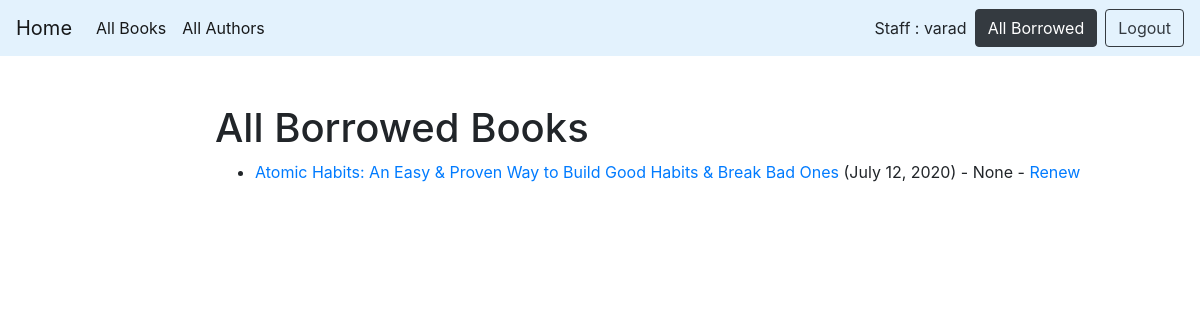
Page /catalog/borrowed/ (signed in) on the committed database.
### catalog/models.py (models this page shows, shortened)
class BookInstance(models.Model):
    id = models.UUIDField(primary_key=True, default=uuid.uuid4,
                          help_text="Unique ID for this particular book across whole library")
    book = models.ForeignKey('Book', on_delete=models.SET_NULL, null=True)
    imprint = models.CharField(max_length=200)
    due_back = models.DateField(null=True, blank=True)
    borrower = models.ForeignKey(User, on_delete=models.SET_NULL, null=True, blank=True)
    @property
    def is_overdue(self):
        if self.due_back and date.today() > self.due_back:
            return True
        return False
    LOAN_STATUS = (
        ('d', 'Maintenance'),
        ('o', 'On loan'),
        ('a', 'Available'),
        ('r', 'Reserved'),
    )
    status = models.CharField(
        max_length=1,
        choices=LOAN_STATUS,
        blank=True,
        default='d',
        help_text='Book availability')
    class Meta:
        ordering = ['due_back']
        permissions = (("can_mark_returned", "Set book as returned"),)

class Book(models.Model):
    title = models.CharField(max_length=200)
    author = models.ForeignKey('Author', on_delete=models.SET_NULL, null=True)
    summary = models.TextField(max_length=1000, help_text="Enter a brief description of the book")
    isbn = models.CharField('ISBN', max_length=13,
                            help_text='13 Character <a href="https://www.isbn-international.org/content/what-isbn'
                                      '">ISBN number</a>')
    genre = models.ManyToManyField(Genre, help_text="Select a genre for this book")
    language = models.ForeignKey('Language', on_delete=models.SET_NULL, null=True)
    def display_genre(self):
        """Creates a string for the Genre. This is required to display genre in Admin."""
        return ', '.join([genre.name for genre in self.genre.all()[:3]])
    display_genre.short_description = 'Genre'

### catalog/views.py (the view)
# urls.py: path(r'borrowed/', views.LoanedBooksAllListView.as_view(), name='all-borrowed'),  # Added for challenge
class LoanedBooksAllListView(PermissionRequiredMixin, generic.ListView):
    model = BookInstance
    permission_required = 'catalog.can_mark_returned'
    template_name = 'catalog/bookinstance_list_borrowed_all.html'
    paginate_by = 10
    def get_queryset(self):
        return BookInstance.objects.filter(status__exact='o').order_by('due_back')

### catalog/templates/catalog/bookinstance_list_borrowed_all.html
{% extends "base.html" %}
{% block content %}
    <h1>All Borrowed Books</h1>
    {% if bookinstance_list %}
    <ul>
      {% for bookinst in bookinstance_list %}
      <li class="{% if bookinst.is_overdue %}text-danger{% endif %}">
        <a href="{% url 'book-detail' bookinst.book.pk %}">{{bookinst.book.title}}</a> ({{ bookinst.due_back }}) {% if user.is_staff %}- {{ bookinst.borrower }}{% endif %} {% if perms.catalog.can_mark_returned %}- <a href="{% url 'renew-book-librarian' bookinst.id %}">Renew</a>  {% endif %}
      </li>
      {% endfor %}
    </ul>
    {% else %}
      <p>There are no books borrowed.</p>
    {% endif %}
{% endblock %}

### catalog/templates/base.html (shortened to what this page needs)
<!DOCTYPE html>
<html lang="en">
<head>
  <link rel="stylesheet" href="https://stackpath.bootstrapcdn.com/bootstrap/4.1.3/css/bootstrap.min.css">
  {% load static %}
  <link rel="stylesheet" href="{% static 'css/styles.css' %}">
</head>
<body>
<nav class="navbar navbar-expand-lg navbar-light" style="background-color: #e3f2fd;">
  <a class="navbar-brand" href="{% url 'index' %}">Home</a>
  <div class="collapse navbar-collapse" id="navbarSupportedContent">
    <ul class="navbar-nav mr-auto">
      <li class="nav-item active">
        <a class="nav-link" href="{% url 'books' %}">All Books <span class="sr-only">(current)</span></a>
      </li>
      <li class="nav-item active">
        <a class="nav-link" href="{% url 'authors' %}">All Authors <span class="sr-only">(current)</span></a>
      </li>
    </ul>
    {% if user.is_authenticated and not user.is_staff %}
      <div class="mr-sm-2"> User: {{ user.get_username }} </div>
      <a class="btn btn btn-dark mr-sm-2" href="{% url 'my-borrowed' %}" role="button">My Borrowed</a>
      <a class="btn btn-outline-dark my-2 my-sm-0" href="{% url 'logout'%}?next={{request.path}}" role="button">Logout</a>
    {% elif user.is_staff and user.is_authenticated %}
    <div class="mr-sm-2"> Staff : {{ user.get_username }} </div>
      {% if perms.catalog.can_mark_returned %}
      <a class="btn btn btn-dark mr-sm-2" href="{% url 'all-borrowed' %}" role="button">All Borrowed</a>
      {% endif %}
    <a class="btn btn-outline-dark my-2 my-sm-0" href="{% url 'logout'%}?next={{request.path}}" role="button">Logout</a>
    {% else %}
      <a class="btn btn-outline-dark" href="{% url 'login' %}?next={{request.path}}" role="button">Login</a>
    {% endif %}
  </div>
</nav>
<div class="container-fluid">
<div class="row">
  <div class="col-sm-2"></div>
  <div class="col-sm-10 ">
      <br>
      <br>
  {% block content %}{% endblock %}
  </div>
</div>
</div>
</body>
</html>

### rows in the picture
BookInstance: book "Atomic Habits: An Easy & Proven Way to Build Good Habits & Break Bad Ones", due_back "July 12, 2020", borrower "None"

### other values in the picture
{{ user.get_username }} "varad"
